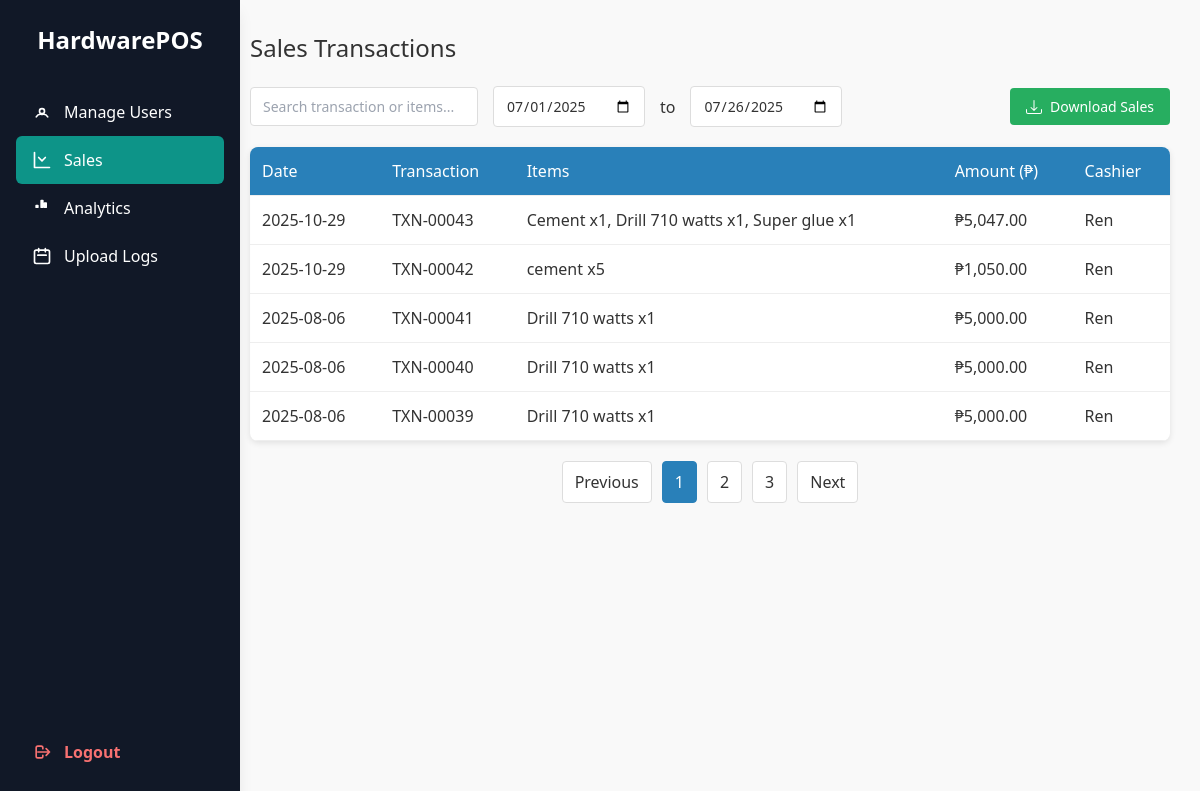
Page /admin/sales.php (signed in) on the committed database.
### tables this page shows
CREATE TABLE `inventory_logs` (
  `id` int(11) NOT NULL,
  `user_id` int(11) NOT NULL,
  `sale_date` datetime NOT NULL DEFAULT current_timestamp(),
  `total_amount` decimal(10,2) NOT NULL
);

CREATE TABLE `users` (
  `id` int(11) NOT NULL,
  `username` varchar(50) NOT NULL,
  `password` varchar(255) NOT NULL,
  `user_type` enum('admin','staff') NOT NULL,
  `created_at` timestamp NOT NULL DEFAULT current_timestamp()
);

### admin/sales.php (the view, shortened to what this page needs)
<?php
require_once '../db.php';
$sql = "SELECT
            s.id AS sale_id,
            s.sale_date,
            s.total_amount,
            u.username AS cashier,
            GROUP_CONCAT(CONCAT(i.name, ' x', si.quantity) SEPARATOR ', ') AS items,
            s.id AS invoice_no
        FROM inventory_logs s
        JOIN users u ON s.user_id = u.id
        JOIN inventory_log_items si ON s.id = si.sale_id
        JOIN inventory i ON si.inventory_id = i.id
        GROUP BY s.id
        ORDER BY s.sale_date DESC";
$stmt = $pdo->prepare($sql);
$stmt->execute();
$sales = $stmt->fetchAll(PDO::FETCH_ASSOC);
?>
<!DOCTYPE html>
<html lang="en">
<head>
</head>
<body>
<?php include 'includes/sidebar.php'; ?>
<div class="content">
    <h2 class="page-title">Sales Transactions</h2>
    <div class="controls">
        <input type="text" placeholder="Search transaction or items...">
        <input type="date" value="2025-07-01">
        <span>to</span>
        <input type="date" value="2025-07-26">
        <button class="download-btn" onclick="showModal()">
            Download Sales
        </button>
    </div>
    <table>
        <thead>
            <tr>
                <th>Date</th>
                <th>Transaction</th>
                <th>Items</th>
                <th>Amount (₱)</th>
                <th>Cashier</th>
            </tr>
        </thead>
        <tbody>
        <?php foreach ($sales as $sale): ?>
            <tr>
                <td><?= date("Y‑m‑d", strtotime($sale['sale_date'])) ?></td>
                <td>TXN‑<?= str_pad($sale['sale_id'], 5, '0', STR_PAD_LEFT) ?></td>
                <td><?= htmlspecialchars($sale['items']) ?></td>
                <td class="amount">₱<?= number_format($sale['total_amount'], 2) ?></td>
                <td><?= htmlspecialchars($sale['cashier']) ?></td>
            </tr>
        <?php endforeach; ?>
        </tbody>
    </table>
    <div class="pagination">
        <button>Previous</button>
        <button class="active">1</button>
        <button>2</button>
        <button>3</button>
        <button>Next</button>
    </div>
</div>
</body>
</html>

### admin/sales.php (style rules this page uses)
* { margin: 0; padding: 0; box-sizing: border-box; font-family: 'Segoe UI', sans-serif; }
body { display: flex; background-color: #f9f9f9; color: #333; min-height: 100vh; }
.content { margin-left: 220px; padding: 30px; flex: 1; }
h2.page-title { margin-bottom: 20px; font-size: 24px; }
.controls { margin-bottom: 20px; display: flex; gap: 15px; align-items: center; }
input[type="text"], input[type="date"] { padding: 8px 12px; border: 1px solid #ddd; border-radius: 4px; font-size: 14px; }
table { width: 100%; border-collapse: collapse; background: #fff; box-shadow: 0 2px 6px rgba(0,0,0,0.1); border-radius: 8px; overflow: hidden; }
th, td { padding: 12px; text-align: left; border-bottom: 1px solid #eee; }
th { background: #2980b9; color: #fff; font-weight: normal; }
.amount { font-weight: 500; }
.pagination { margin-top: 20px; display: flex; justify-content: center; gap: 10px; }
.pagination button { padding: 8px 12px; border: 1px solid #ddd; background: white; border-radius: 4px; cursor: pointer; }
.pagination button.active { background: #2980b9; color: white; border-color: #2980b9; }
.download-btn { background: #27ae60; color: white; padding: 8px 16px; border-radius: 4px; cursor: pointer; border: none; display: inline-flex; align-items: center; gap: 8px; font-size: 14px; margin-left: auto; }

### rows in the picture
inventory_logs: sale_date "2025‑10‑29", id "00043", items "Cement x1, Drill 710 watts x1, Super glue x1", total_amount "5,047.00", user.username "Ren"
inventory_logs: sale_date "2025‑10‑29", id "00042", items "cement x5", total_amount "1,050.00", user.username "Ren"
inventory_logs: sale_date "2025‑08‑06", id "00041", items "Drill 710 watts x1", total_amount "5,000.00", user.username "Ren"
inventory_logs: sale_date "2025‑08‑06", id "00040", items "Drill 710 watts x1", total_amount "5,000.00", user.username "Ren"
inventory_logs: sale_date "2025‑08‑06", id "00039", items "Drill 710 watts x1", total_amount "5,000.00", user.username "Ren"
